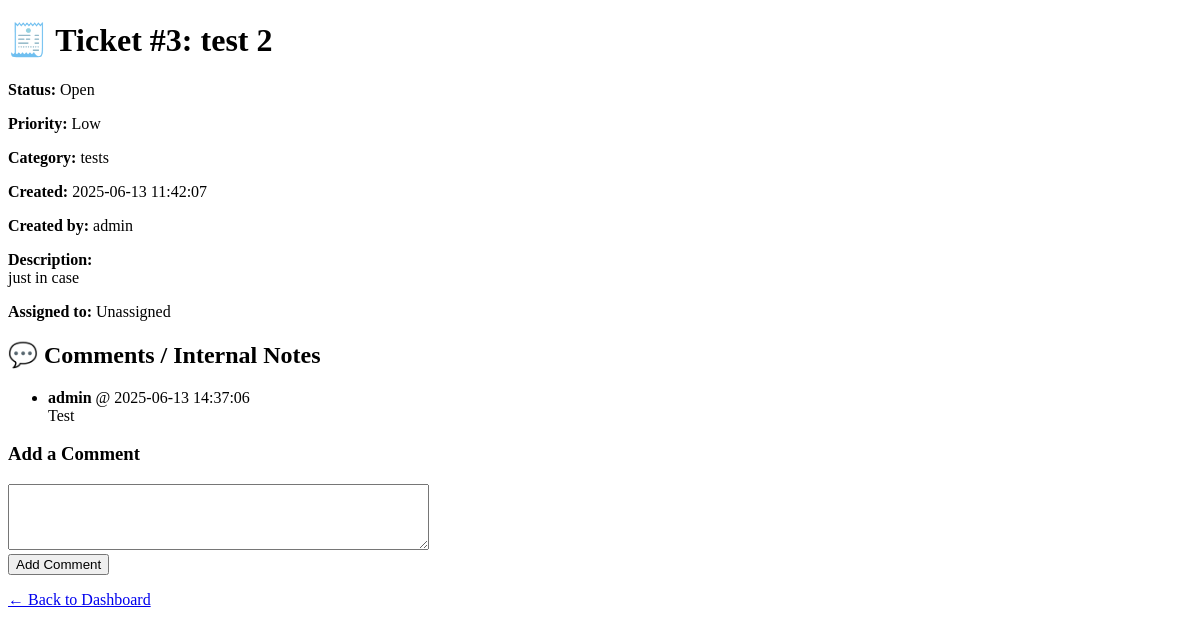
Page /ticket/3 (signed in) on the earlier database version.
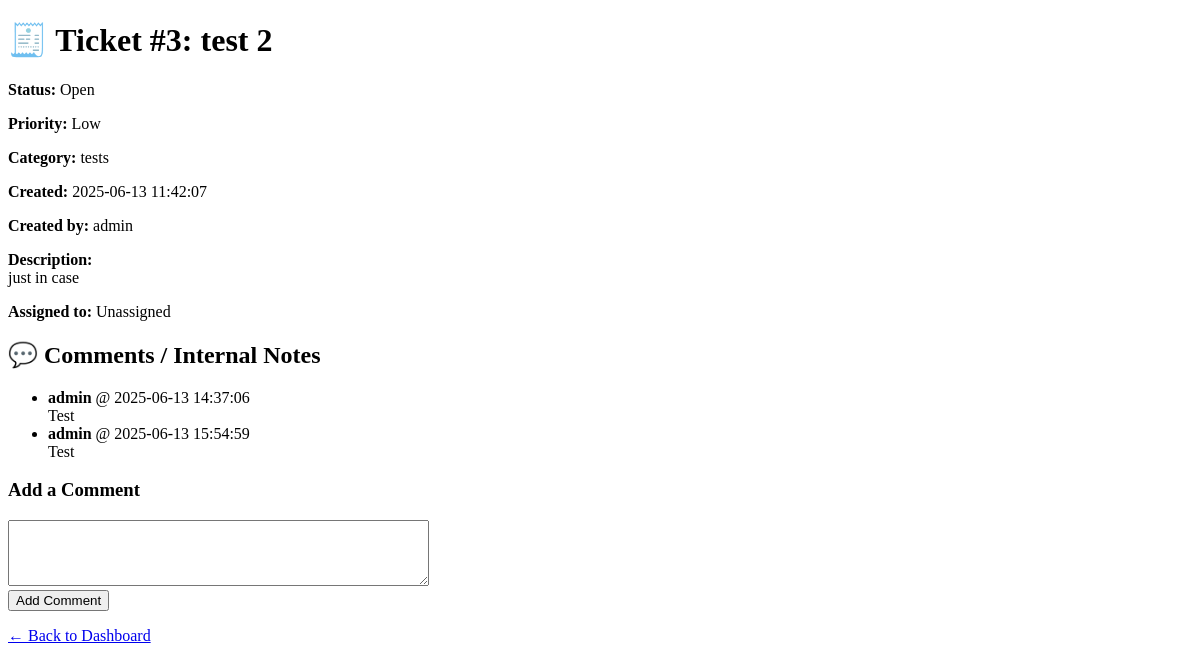
Same page on the later database version.
### tables this page shows
CREATE TABLE tickets (
        id INTEGER PRIMARY KEY AUTOINCREMENT,
        title TEXT NOT NULL,
        description TEXT,
        category TEXT,
        priority TEXT,
        status TEXT DEFAULT 'Open',
        created_at TIMESTAMP DEFAULT CURRENT_TIMESTAMP
    , created_by TEXT, assigned_to TEXT);

CREATE TABLE comments (
    id INTEGER PRIMARY KEY AUTOINCREMENT,
    ticket_id INTEGER NOT NULL,
    author TEXT NOT NULL,
    content TEXT NOT NULL,
    created_at TIMESTAMP DEFAULT CURRENT_TIMESTAMP,
    FOREIGN KEY (ticket_id) REFERENCES tickets(id)
);

### app.py (the view, shortened to what this page needs)
@app.route('/ticket/<int:ticket_id>', methods=['GET', 'POST'])
@login_required
def view_ticket(ticket_id):
    conn = get_db()
    ticket = conn.execute("SELECT * FROM tickets WHERE id = ?", (ticket_id,)).fetchone()
    if not ticket:
        conn.close()
        return "❌ Ticket not found", 404
    comments = conn.execute(
        "SELECT author, content, created_at FROM comments WHERE ticket_id = ? ORDER BY created_at",
        (ticket_id,)
    ).fetchall()
    conn.close()
    return render_template("ticket_details.html", ticket=ticket, comments=comments)

### app.py (called while the page is built)
def get_db():
    conn = sqlite3.connect(DB)
    conn.row_factory = sqlite3.Row
    return conn

@app.before_request
def load_user():
    g.user = session.get('user')
    g.role = session.get('role')

def login_required(f):
    from functools import wraps
    @wraps(f)
    def decorated_function(*args, **kwargs):
        if not g.user:
            return redirect(url_for('login'))
        return f(*args, **kwargs)
    return decorated_function

### templates/ticket_details.html
<!doctype html>
<html>
<head><title>Ticket #{{ ticket.id }} - {{ ticket.title }}</title></head>
<body>
    <h1>🧾 Ticket #{{ ticket.id }}: {{ ticket.title }}</h1>
    <p><strong>Status:</strong> {{ ticket.status }}</p>
    <p><strong>Priority:</strong> {{ ticket.priority }}</p>
    <p><strong>Category:</strong> {{ ticket.category }}</p>
    <p><strong>Created:</strong> {{ ticket.created_at }}</p>
    <p><strong>Created by:</strong> {{ ticket.created_by }}</p>
    <p><strong>Description:</strong><br>{{ ticket.description }}</p>
    <p><strong>Assigned to:</strong> {{ ticket.assigned_to or "Unassigned" }}</p>
    <h2>💬 Comments / Internal Notes</h2>
    {% if comments %}
        <ul>
        {% for comment in comments %}
            <li><strong>{{ comment.author }}</strong> @ {{ comment.created_at }}<br>{{ comment.content }}</li>
        {% endfor %}
        </ul>
    {% else %}
        <p>No comments yet.</p>
    {% endif %}
    <h3>Add a Comment</h3>
    <form method="post">
        <textarea name="content" rows="4" cols="50" required></textarea><br>
        <button type="submit">Add Comment</button>
    </form>
    <p><a href="{{ url_for('index') }}">← Back to Dashboard</a></p>
</body>
</html>

Differences in the rows shown:
added comments: author "admin", created_at "2025-06-13 15:54:59", content "Test"
